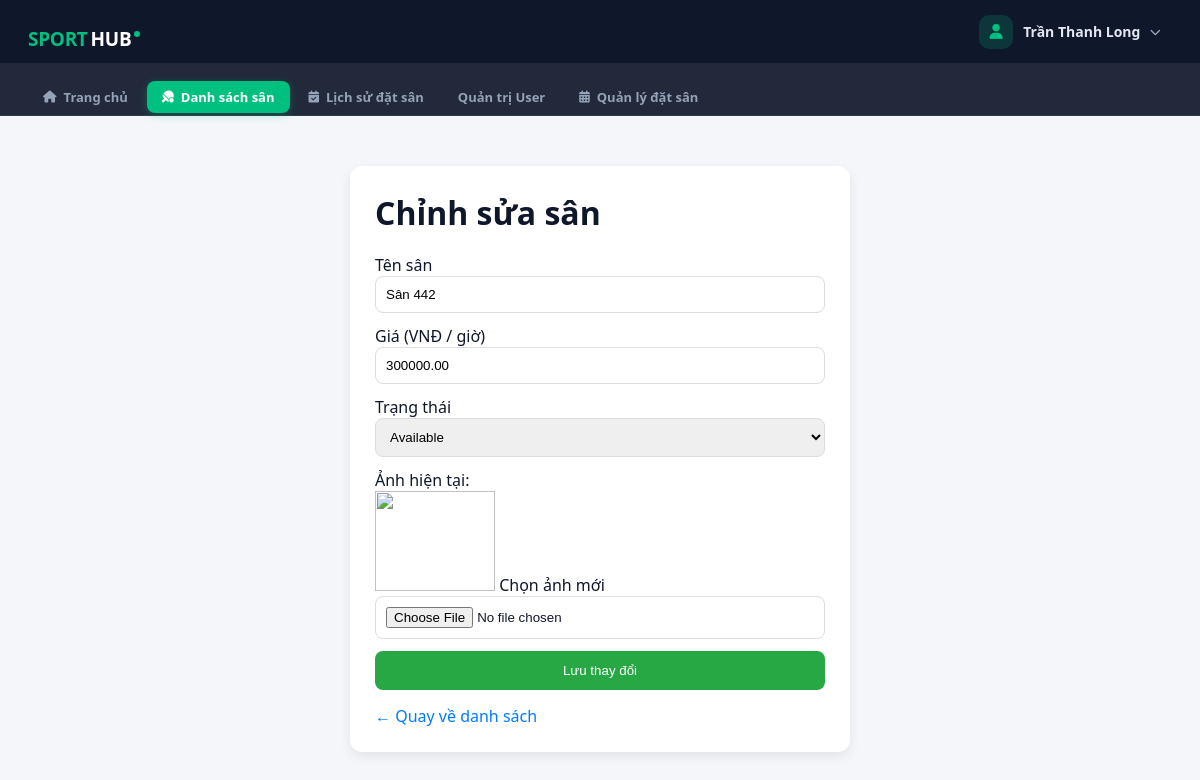
/public/index.php?action=edit&id=23 (signed in), run on the app's committed database.
### tables this page shows
CREATE TABLE `courts` (
  `id` int(11) NOT NULL,
  `name` varchar(100) NOT NULL COMMENT 'VD: San A1, San VIP B2',
  `price` decimal(10,2) NOT NULL COMMENT 'Gia thue gio thuong (VND)',
  `status` enum('available','booked','maintenance') NOT NULL DEFAULT 'available',
  `address` varchar(100) DEFAULT NULL COMMENT 'địa chỉ sân',
  `image` text DEFAULT NULL,
  `created_at` datetime NOT NULL DEFAULT current_timestamp(),
  `updated_at` datetime NOT NULL DEFAULT current_timestamp() ON UPDATE current_timestamp(),
  `owner_id` int(11) DEFAULT NULL
);

### src/Controllers/CourtsController.php (called while the page is built, shortened)
<?php
class CourtsController
{
    private $courtsModel;
    public function __construct()
    {
        $this->courtsModel = new CourtsModel();
    }
    public function edit()
    {
        $id = $_GET['id'];
        $court = $this->courtsModel->getCourtById($id);
        require_once PROJECT_ROOT . '/views/layout/header.php';
        require_once PROJECT_ROOT . '/views/Courts/CourtsEdit.php';
        require_once PROJECT_ROOT . '/views/layout/footer.php';
    }
}

### src/database.php (called while the page is built, shortened)
<?php
class Database
{
    private static $instance = null;
    private $conn;
    private $host = 'localhost';
    private $db_name = 'datsan_thethao_db';
    private $username = 'root';
    private $password = '';
    private function __construct()
    {
        try {
            $this->conn = new
                PDO(
                    "mysql:host={$this->host};dbname={$this->db_name}",
                    $this->username,
                    $this->password
                );
            $this->conn->setAttribute(
                PDO::ATTR_ERRMODE,
                PDO::ERRMODE_EXCEPTION
            );
            $this->conn->exec("set names utf8");
        } catch (PDOException $exception) {
            echo "Connection error: " . $exception->getMessage();
        }
    }
    public static function getInstance()
    {
        if (!self::$instance) {
            self::$instance = new Database();
        }
        return self::$instance;
    }
    public function getConnection()
    {
        return $this->conn;
    }
}

### src/Models/CourtsModel.php (called while the page is built, shortened)
<?php
class CourtsModel
{
    private $conn;
    public function __construct()
    {
        $this->conn = Database::getInstance()->getConnection();
    }
    public function getCourtById($id)
    {
        $stmt = $this->conn->prepare("
            SELECT * FROM courts WHERE id = :id
        ");
        $stmt->bindParam(':id', $id, PDO::PARAM_INT);
        $stmt->execute();
        return $stmt->fetch(PDO::FETCH_ASSOC);
    }
}

### views/Courts/CourtsEdit.php (the view, shortened to what this page needs)
<!DOCTYPE html>
<html lang="vi">
<head>
</head>
<body>
    <div class="container">
        <div class="card">
            <h1>Chỉnh sửa sân</h1>
            <form action="index.php?action=update" method="POST" enctype="multipart/form-data">
                <label>Tên sân</label>
                <input type="text" name="name"
                    value="<?= htmlspecialchars($court['name']) ?>" required>
                <label>Giá (VNĐ / giờ)</label>
                <input type="number" name="price"
                    value="<?= $court['price'] ?>" required>
                <label>Trạng thái</label>
                <select name="status">
                    <option value="available" <?= $court['status'] == 'available' ? 'selected' : '' ?>>Available</option>
                </select>
                <p>Ảnh hiện tại:</p>
                <img src="/quanly_datsan_thethao/public/upload/img_courts/<?= htmlspecialchars($court['image']) ?>"
                    width="120" height="100">
                <label>Chọn ảnh mới</label>
                <input type="file" name="image">
                <button type="submit">Lưu thay đổi</button>
            </form>
            <a href="index.php">← Quay về danh sách</a>
        </div>
    </div>
</body>
</html>

### views/layout/header.php (style rules this page uses)
*, *::before, *::after { box-sizing: border-box; margin: 0; padding: 0; }
:root { --primary: #00c07f; --primary-dark: #00a06a; --dark: #0f172a; --nav-bg: #0f172a; --nav-border: rgba(255, 255, 255, .07); --text-muted: #94a3b8; --surface: #ffffff; --page-bg: #f1f5f9; --border: #e2e8f0; --danger: #f43f5e; }
html { overflow-y: scroll; }
body { padding-top: 116px; font-family: 'Plus Jakarta Sans', sans-serif; background: var(--page-bg); color: var(--dark); -webkit-font-smoothing: antialiased; }
.container { width: 100%; max-width: 100%; padding: 0; }

### views/Courts/CourtsEdit.php (style rules this page uses)
body { font-family: 'Segoe UI', sans-serif; background: #f4f6f9; margin: 0; }
.container { max-width: 500px; margin: 50px auto; }
.card { background: white; padding: 25px; border-radius: 12px; box-shadow: 0 4px 12px rgba(0, 0, 0, 0.08); }
h1 { margin-bottom: 20px; }
input, select { width: 100%; padding: 10px; margin-bottom: 12px; border-radius: 8px; border: 1px solid #ddd; }
button { width: 100%; padding: 12px; background: #28a745; color: white; border: none; border-radius: 8px; cursor: pointer; }
a { display: inline-block; margin-top: 15px; text-decoration: none; color: #007bff; }

### data on the page
courts: name "Sân 442", price "300000.00", status "Available"

### other printed values
$_SESSION['user_name'] "Trần Thanh Long"
